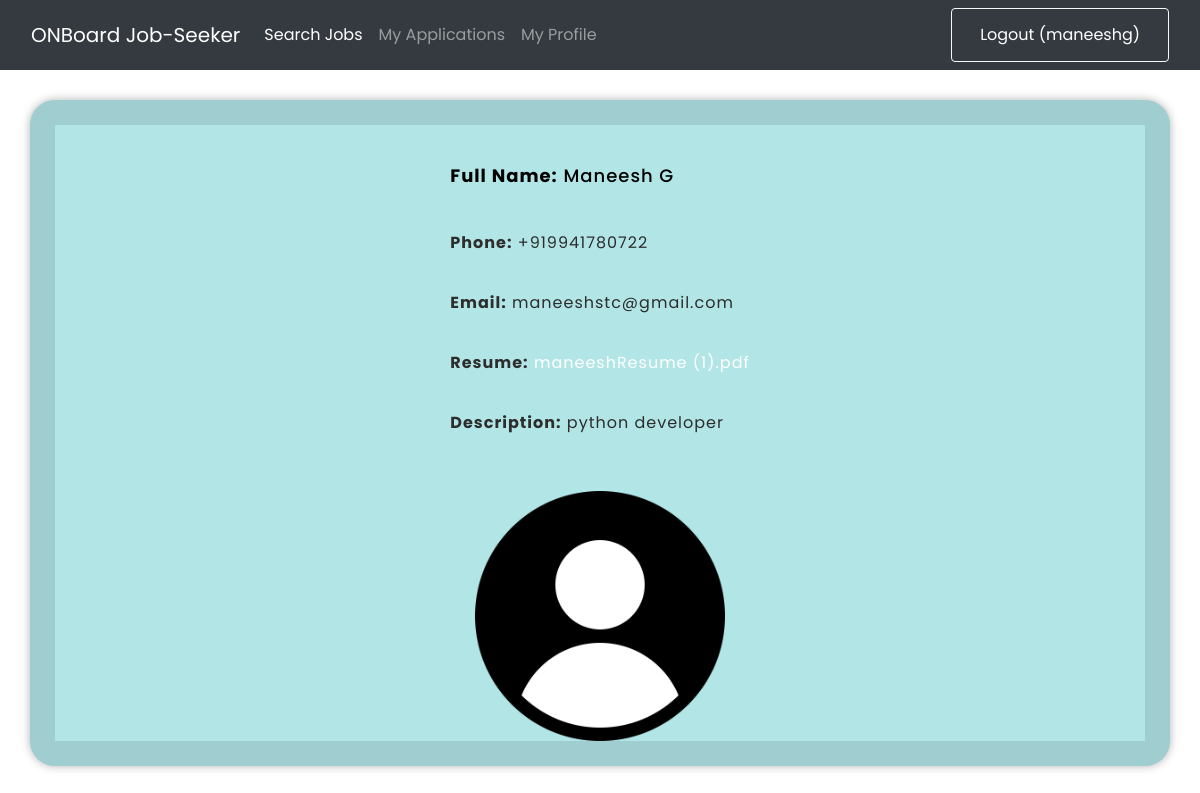
/profile/ (signed in), run on the app's committed database.
### joblist/models.py (models this page shows, shortened)
class UserProfile(models.Model):
    username = models.CharField(max_length=100)
    password = models.CharField(max_length=100)
    full_name = models.CharField(max_length=150)
    email = models.EmailField()
    phone = models.CharField(max_length=20, blank=True, null=True)
    resume = models.FileField(upload_to='resumes/')
    cover_letter = models.TextField()
    created_at = models.DateTimeField(auto_now_add=True)

### joblist/views.py (the view)
# urls.py: path('profile/', profile, name='profile'),
@login_required
def profile(request):
    user_profile = request.session.get('loginusername')
    user_role = request.session.get('user_role')
    profileExist = UserProfile.objects.filter(username=user_profile).first()
    if profileExist is not None:
        profile = UserProfile.objects.filter(username=user_profile).values()
    else:
        profileExist = Recruiter.objects.filter(username=user_profile).first()
        if profileExist is not None:
            profile = Recruiter.objects.filter(username=user_profile).values()
    return render(request, 'profile.html',{'profile':profile,'loginusername':user_profile,'user_role':user_role})

### joblist/templates/profile.html (shortened to what this page needs)
{% extends 'base.html' %}
{% load static %}
{% block content %}
{% if profile %}
    {% for prof in profile %}
        {% if 'company_name' not in prof %}
            <div class="profile-cards">
                <div class="card card-1">
                    <div class="card-description">
                        <h2 class="card-description-title"><p><strong>Full Name:</strong> {{ prof.full_name }}</p></h2>
                        <span class="card-description-profession"><p><strong>Phone:</strong> {{ prof.phone }}</p></span>
                        <span class="card-description-profession"><p><strong>Email:</strong> {{ prof.email }}</p></span>
                        <span class="card-description-profession"><p><strong>Resume:</strong> <a href="{{ prof.resume.url }}">{{ prof.resume }}</a></p></span>
                        <span class="card-description-profession"><p><strong>Description:</strong> {{ prof.cover_letter }}</p></span>
                    </div>
                    <img src="{% static 'img/profileImage.png' %}" width="50px" class="card-image">
                </div>
            </div>
        {% endif %}
    {% endfor %}
{% endif %}
{% endblock %}

### joblist/templates/base.html (style rules this page uses)
body { font-family: Arial, sans-serif; margin: 0; padding: 0; background-color: #f4f4f4; }
a { text-decoration: none; color: white; }

### joblist/templates/profile.html (style rules this page uses)
body { @include display-flex; align-items: center; justify-content: center; background-color: white; font-family: "Poppins", sans-serif; }

### data on the page
UserProfile: full_name "Maneesh G", phone "+919941780722", email "maneeshstc@gmail.com", resume "maneeshResume (1).pdf", cover_letter "python developer"
